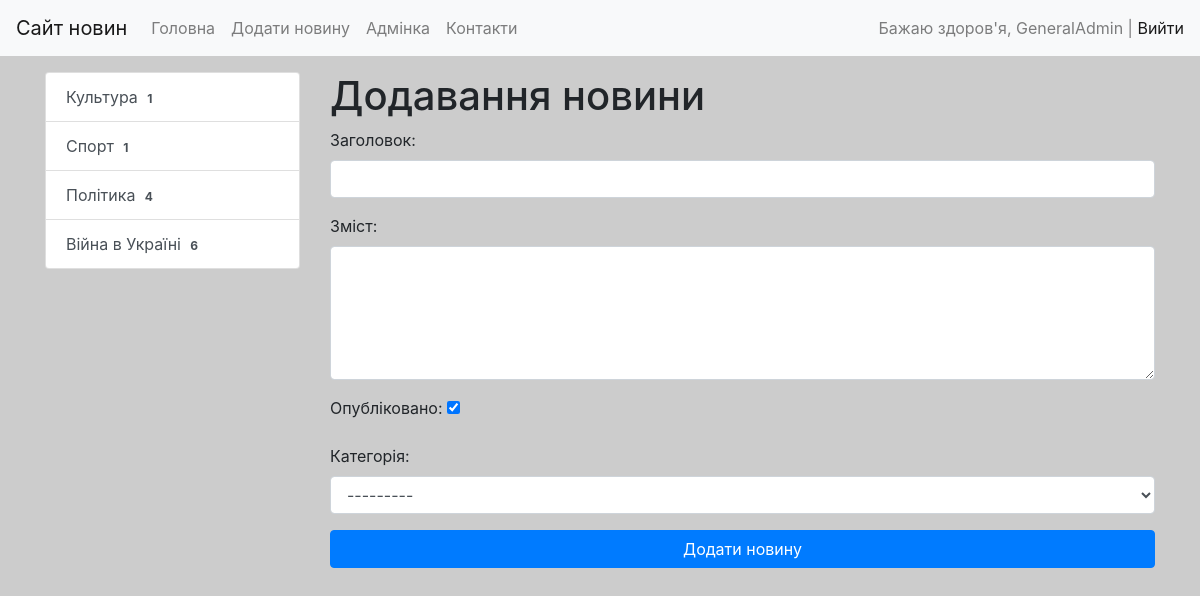
The app's page /news/add-news/ (signed in) with its own data.
### news/models.py (models this page shows)
class Category(models.Model):
    title = models.CharField(max_length=150, db_index=True, verbose_name='Назва категорії')
    def get_absolute_url(self):
        return reverse('category', kwargs={'category_id': self.pk})
    def __str__(self):
        return self.title
    class Meta:
        verbose_name = 'Категорія'
        verbose_name_plural = 'Категорії'
        ordering = ['title']

### news/views.py (the view)
# urls.py: path('news/add-news/', CreateNews.as_view(), name='add_news'),
class CreateNews(LoginRequiredMixin, CreateView):
    form_class = NewsForm
    template_name = 'news/add_news.html'
    raise_exception = False

### news/forms.py (shortened to what this page needs)
class NewsForm(forms.ModelForm):
    class Meta:
        model = News
        fields = ['title', 'content', 'is_published', 'category']
        widgets = {
            'title': forms.TextInput(attrs={'class': 'form-control'}),
            'content': forms.Textarea(attrs={'class': 'form-control', 'rows': 5}),
            'category': forms.Select(attrs={'class': 'form-control'})
        }

### news/templatetags/news_tags.py (called while the page is built)
@register.inclusion_tag('news/list_categories.html')
def show_categories():
    categories = Category.objects.annotate(cnt=Count('news', filter=F('news__is_published'))).filter(cnt__gt=0)
    return {'categories': categories}

### news/templates/news/add_news.html (shortened to what this page needs)
{% extends 'base.html' %}
{% block sidebar %}
{% include 'inc/_sidebar.html' %}
{% endblock %}
{% block content %}
<h1>Додавання новини</h1>
<form action="{% url 'add_news' %}" method="post">
    {{ form.as_p }}
    <button type="submit" class="btn btn-primary btn-block">Додати новину</button>
</form>
{% endblock %}

### templates/inc/_nav.html (shortened to what this page needs)
<nav class="navbar navbar-expand-lg navbar-light bg-light">
    <a class="navbar-brand" href="{% url 'home' %}">Сайт новин</a>
    <div class="collapse navbar-collapse" id="navbarSupportedContent">
        <ul class="navbar-nav mr-auto">
            <li class="nav-item"><a class="nav-link" href="{% url 'home' %}">Головна</a></li>
            {% if request.user.is_superuser %}
            <li class="nav-item"><a class="nav-link" href="{% url 'add_news' %}">Додати новину</a></li>
            {% endif %}
            <li class="nav-item"><a class="nav-link" href="http://127.0.0.1:8000/admin/">Адмінка</a></li>
            <li class="nav-item"><a class="nav-link" href="{% url 'contact' %}">Контакти</a></li>
        </ul>
        <span class="navbar-text">
        {% if request.user.is_superuser %}
            Бажаю здоров'я, {{ user.username }} | <a href="{% url 'logout' %}">Вийти</a>
        {% elif request.user.is_authenticated %}
            Вітаємо, {{ user.username }} | <a href="{% url 'logout' %}">Вийти</a>
        {% else %}
            <a href="{% url 'register' %}">Реєстрація</a> | <a href="{% url 'login' %}">Увійти</a>
        {% endif %}
        </span>
    </div>
</nav>

### news/templates/news/list_categories.html
<div class="list-group">
    {% for item in categories %}
    <a href="{{ item.get_absolute_url }}" class="list-group-item list-group-item-action">{{ item.title }}
        <span class="badge text-bg-secondary">{{ item.cnt }}</span>
    </a>
    {% endfor %}
</div>

### july_project/static/css/style.css (style rules this page uses)
body { background-color: #ccc; }

### records on screen
Category: title "Культура", cnt "1"
Category: title "Спорт", cnt "1"
Category: title "Політика", cnt "4"
Category: title "Війна в Україні", cnt "6"

### other values on screen
{{ user.username }} "GeneralAdmin"
